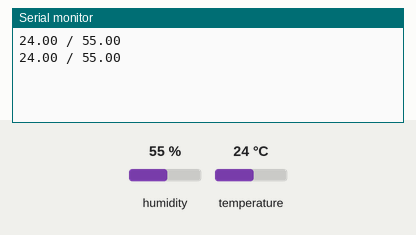
Recording of a sketch running on a simulated Arduino Uno, built with avr-gcc and run on an emulated ATmega328P. Shown: the last lines printed to the serial monitor. The inputs (shaded band) are chosen by the test bench; at power-on: humidity 55 %, temperature 24 °C.

Above: at 3.3 s.
3.4 s: humidity set to 22 %
At 5.4 s:
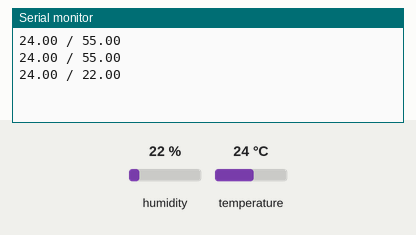
6.7 s: temperature set to 12 °C
At 8.8 s:
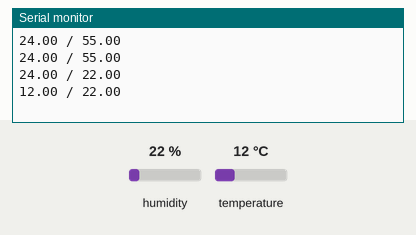
10.0 s: humidity set to 40 %
At 11.1 s:
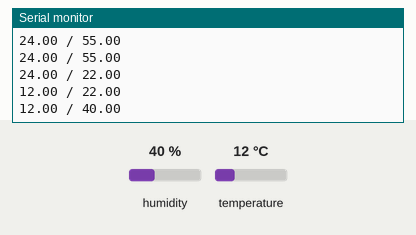
Timing chart, 0 to 13.0 s (numbered marks = the images above; inputs shaded):
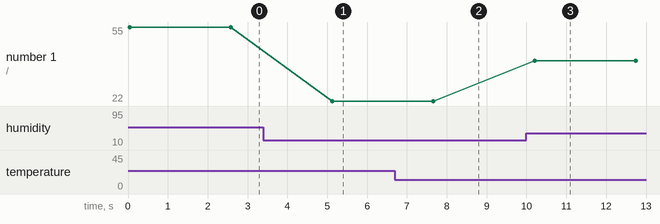

The sketch:

sht11_test.ino
```cpp
#include <SHT1x.h>

const int shtData = 2;
const int shtClock = 3;

SHT1x sht(shtData, shtClock);

void setup() {
  Serial.begin(115200);
}

void loop() {
  float shtTemp = sht.readTemperatureC();
  float shtHumidity = sht.readHumidity();
  Serial.print(shtTemp); Serial.print(" / "); Serial.println(shtHumidity);
  delay(2500);
}
```

Measured:
- after the input at 3.4 s, the serial monitor: prints a new line after 1.7 s (image 1)
- after the input at 6.7 s, the serial monitor: prints a new line after 0.96 s (image 2)
- after the input at 10.0 s, the serial monitor: prints a new line after 0.21 s (image 3)
- plotted number 1: 55 → 22 after the input at 3.4 s, 22 → 40 after the input at 10.0 s
